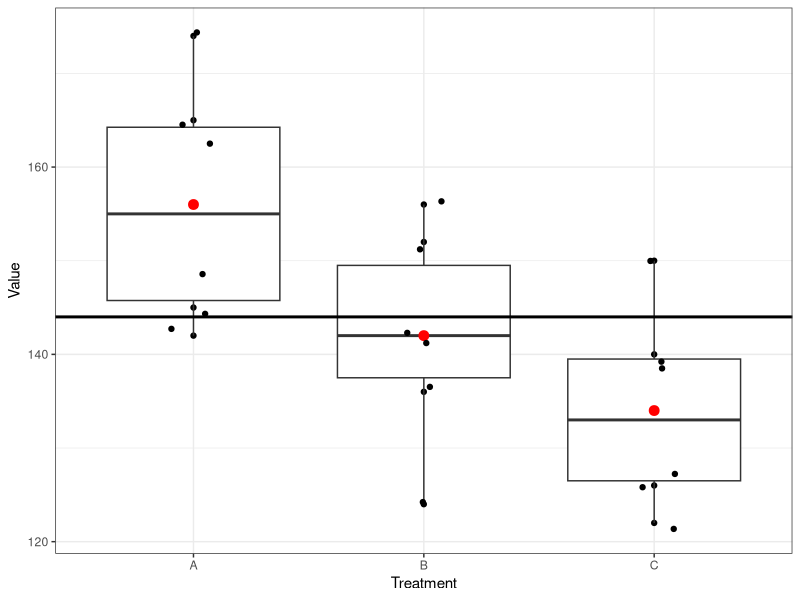

Source code (R):
## ---- chunk 1

library(tidyverse)
library(knitr)
A<-c(162,142,165,145,148,174);B<-c(142,156,124,142,136,152);
C<-c(126,122,138,140,150,128)
anova_data<-data.frame(A,B,C)
anova_data %>% gather(key = "Treatment","Value")->anova_data.long
## ---- chunk 2
anova_data.long %>% kable()
#mean(anova_data.long$Value)
## ---- chunk 3
anova_data.long %>% ggplot(aes(x=Treatment,y=Value))+
  geom_point()+ geom_boxplot()+
  stat_summary(fun = mean, geom = "point", shape = 19, size = 3, color = "red")+
  geom_hline(yintercept = 144,lwd=1)+  geom_jitter(width = 0.1)+theme_bw()
## ---- chunk 4
anova_data.long %>% group_by(Treatment)%>%
  summarise(sample_size=n(),s.mean=mean(Value),s.var=var(Value)) %>%
  kable(col.names = c("Treatment","Sample size", "Sample mean","Sample varience"))



## ---- chunk 5
library(broom)
ANOVA<-aov(Value~Treatment, anova_data.long)
ANOVA%>% tidy() %>%kable(col.names = c("Source of variation","df","SSTR","MSTR","F-statistic","p-value"),
                         digits = 3)
